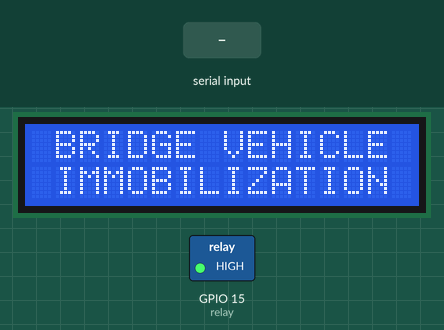
This sketch was run on a simulated ESP32. Shown: 16×2 character LCD, switched loads named in the sketch (green lamp = pin HIGH). Inputs (shaded band) come from the test bench. What the sketch prints to the serial monitor is not drawn.

Above: at 1.2 s.
1.3 s: "90,45,200\n" received over the second serial link
At 2.5 s:
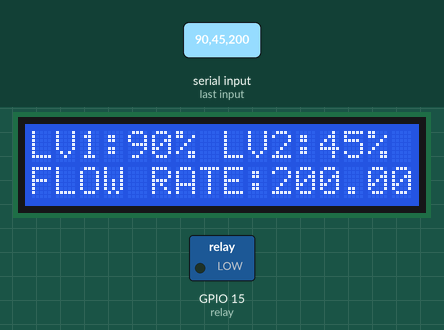
2.8 s: "30,150,10\n" received over the second serial link
At 3.9 s:
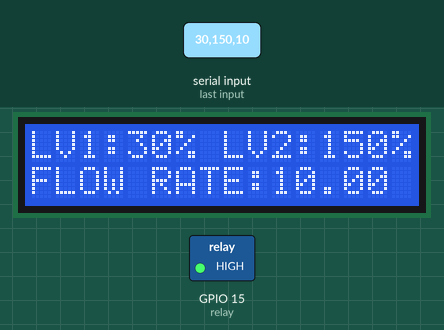
Timing chart, 0 to 5.8 s (numbered marks = the images above; inputs shaded):
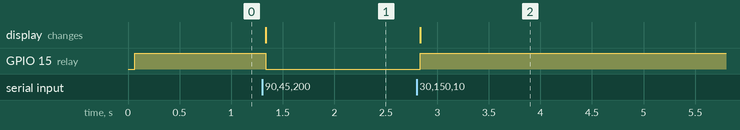

Measured:
- after the input at 1.3 s, GPIO 15 (relay): HIGH → LOW at once; the display: changes at once (image 1)
- after the input at 2.8 s, GPIO 15 (relay): LOW → HIGH at once; the display: changes at once (image 2)

The sketch:

road_receiver.ino
```cpp
#include <LiquidCrystal_I2C.h>
#include <HardwareSerial.h>
#define relay 15
HardwareSerial RxSerial(1); // Initialize HardwareSerial on UART1

// Define output variables to store parsed values
String str_lev1;
String str_lev2;
String str_flowRate;
String str_out;
float threshold1 = 50;
float threshold2 = 25;
String str_tresh1;
String str_tresh2;
int lev1;
int lev2;
int floRate;
LiquidCrystal_I2C lcd(0x27, 16, 2);

void setup() {
  Serial.begin(115200); // Start Serial for debugging
  lcd.init();
  lcd.backlight();
  pinMode(relay, OUTPUT);
  str_tresh1 = String(threshold1);
  str_tresh2 = String(threshold2);
  RxSerial.begin(2400, SERIAL_8N1, 16, 17);   // Start HardwareSerial on UART1
  Serial.println("READY TO RECEIVE");         // Print a message indicating the receiver is ready
  digitalWrite(relay, HIGH);
  lcd.clear();
  lcd.setCursor(1,0);
  lcd.print("BRIDGE VEHICLE");
  lcd.setCursor(1,1);
  lcd.print("IMMOBILIZATION");
}

void loop() {
  // Check if data is available to read
  while (RxSerial.available()) {
    char c = RxSerial.read();  // Read a single character
    str_out += c;              // Accumulate characters into str_out

    // Check if end of message (newline character) is reached

    if (c == '\n') {
      int firstComma = str_out.indexOf(',');
      int secondComma = str_out.indexOf(',', firstComma + 1);

      if (firstComma != -1 && secondComma != -1) {
        // Extract each value based on the comma positions
        str_lev1 = str_out.substring(0, firstComma);
        str_lev2 = str_out.substring(firstComma + 1, secondComma);
        str_flowRate = str_out.substring(secondComma + 1, str_out.length() - 1); // Exclude newline character
        lcd.clear();
        lcd.setCursor(0,0);
        lcd.print("LV1:");
        lcd.print(int(str_lev1.toFloat()));
        lcd.print("%");
        lcd.print(" LV2:");
        lcd.print(int(str_lev2.toFloat()));
        lcd.print("%");
        lcd.setCursor(0,1);
        lcd.print("FLOW RATE:");
        lcd.print(str_flowRate.toFloat());
      }
    if (str_lev1 > str_tresh1 || str_lev2 > str_tresh1 || str_flowRate > str_tresh2){
      digitalWrite(relay, LOW);
    } else {
      digitalWrite(relay, HIGH);
    }
      // Print the results
      Serial.print("Water Level 1: ");
      Serial.print(str_lev1);
      Serial.print(" || Water Level 2: ");
      Serial.print(str_lev2);
      Serial.print(" || Flow Rate (L/min): ");
      Serial.println(str_flowRate);

      // Clear str_out for the next message
      str_out = "";
    }
  }
}
```
